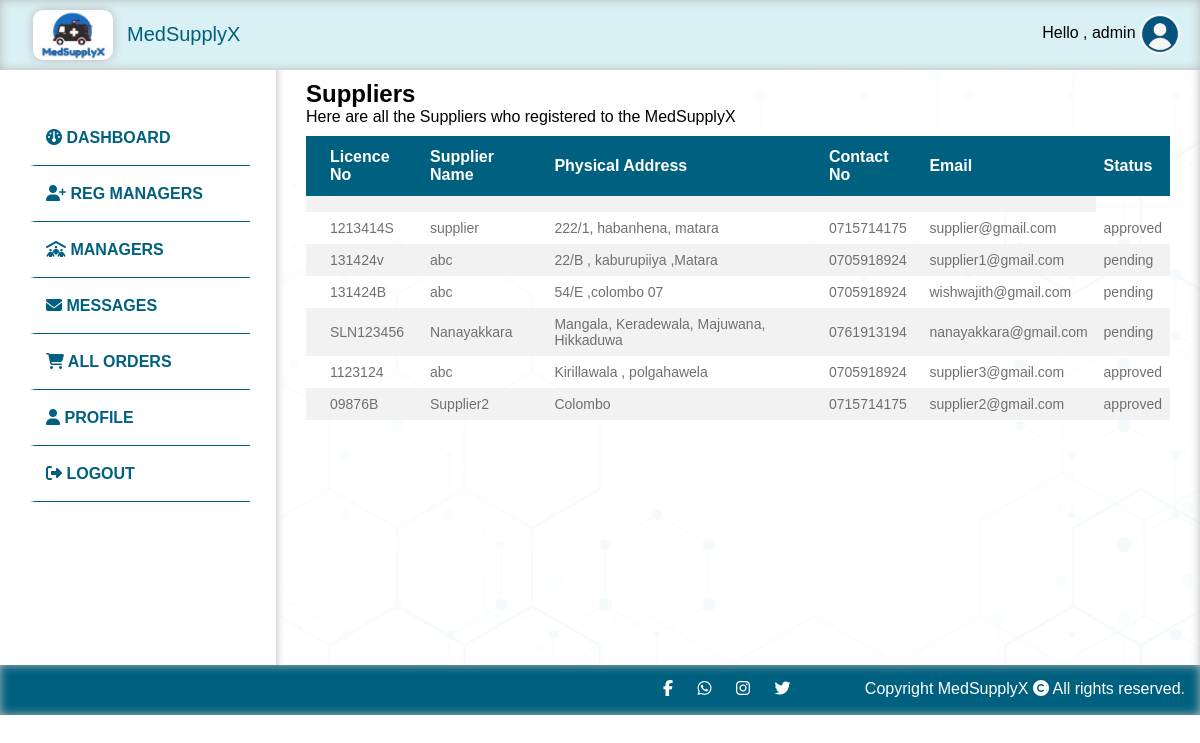
Screenshot of /admins/all_suppliers (signed in) with the database file from the repository.
### tables this page shows
CREATE TABLE `supplierregistration` (
  `id` int(11) NOT NULL,
  `name` varchar(100) NOT NULL,
  `address` varchar(100) NOT NULL,
  `phone` varchar(100) NOT NULL,
  `licenceno` varchar(100) NOT NULL,
  `email` varchar(100) NOT NULL,
  `password` varchar(100) NOT NULL,
  `licence` varchar(100) NOT NULL,
  `status` varchar(20) NOT NULL DEFAULT 'pending',
  `reason` varchar(255) NOT NULL
);

### app/controllers/Admins.php (called while the page is built, shortened)
<?php
class Admins extends Controller
{
    public $adminModel;
    public function __construct()
    {
        $this->adminModel = $this->model('Admin');
    }
    public function all_suppliers()
    {
        $allSuppliers = $this->adminModel->getSupplierRegistration();
        $data = [
            'allSuppliers' => $allSuppliers
        ];
        $this->view('admin/all_suppliers', $data);
    }
}

### app/libraries/Core.php (called while the page is built, shortened)
<?php
    class Core {
        protected $currentMethod = 'index';
        public function __construct() {
            $url = $this->getUrl();
            if(isset($url[0])){
            if(file_exists('../app/controllers/' . ucwords($url[0]) . '.php')) {
                unset($url[0]);
            }
        }
            $this->currentController = new $this->currentController;
            if(isset($url[1])) {
                if(method_exists($this->currentController, $url[1])) {
                    $this->currentMethod = $url[1];
                    unset($url[1]);
                }
            }
            $this->params = $url ? array_values($url) : [];
            call_user_func_array([$this->currentController, $this->currentMethod], $this->params);
      }
       public function getUrl() {
           if(isset($_GET['url'])) {
               $url = rtrim($_GET['url'], '/');
               $url = filter_var($url, FILTER_SANITIZE_URL);
               $url = explode('/', $url);
               return $url;
           }
       }
    }
    ?>

### public/index.php (called while the page is built, shortened)
<?php
    $init = new Core;
?>

### app/libraries/Database.php (called while the page is built, shortened)
<?php
class Database {
    private $host = DB_HOST;
    private $user = DB_USER;
    private $pass = DB_PASS;
    private $dbname= DB_NAME;
    private $dbh;
    private $stmt;
    public function __construct(){
        $dsn = 'mysql:host=' . $this->host . ';dbname=' . $this->dbname;
        $options = array(
            PDO::ATTR_PERSISTENT => true,
            PDO::ATTR_ERRMODE => PDO::ERRMODE_EXCEPTION
        );
        try{
            $this->dbh = new PDO($dsn, $this->user, $this->pass, $options);
        } catch(PDOException $e){
            $this->error = $e->getMessage();
            echo $this->error;
        }
    }
    public function query($sql){
        $this->stmt = $this->dbh->prepare($sql);
    }
    public function execute(){
        return $this->stmt->execute();
    }
    public function resultSet(){
        $this->execute();
        return $this->stmt->fetchAll(PDO::FETCH_OBJ);
    }
}

### app/models/Admin.php (called while the page is built, shortened)
<?php
class Admin
{
    private $db;
    public function __construct()
    {
        $this->db = new Database;
    }
    public function getSupplierRegistration()
    {
        $this->db->query("SELECT * FROM supplierregistration");
        $results = $this->db->resultSet();
        return $results;
    }
}

### app/views/admin/all_suppliers.php (the view, shortened to what this page needs)
<DOCTYPE html>
    <html lang="en">
    <head>
        <link rel="stylesheet" href="<?php echo URLROOT ?>/public/css/style.css">
    </head>
    <body>
        <?php require APPROOT . '/views/inc/header.php'; ?>
        <?php require APPROOT . '/views/inc/admin_sidebar.php'; ?>
        <div class="content">
            <h2 class="anim"> Suppliers </h2>
            <p class="anim"> Here are all the Suppliers who registered to the MedSupplyX </p>
            <div class="anim">
                <table class="customers">
                    <tr>
                        <th> </th>
                        <th> Licence No </th>
                        <th> Supplier Name </th>
                        <th> Physical Address </th>
                        <th> Contact No </th>
                        <th> Email </th>
                        <th> Status</th>
                    </tr>
                    <tr>
                        <td> </td>
                        <td> </td>
                        <td> </td>
                        <td> </td>
                        <td> </td>
                        <td> </td>
                    </tr>
                    <?php foreach ($data['allSuppliers'] as $allSuppliers) : ?>
                        <tr>
                            <td> </td>
                            <td> <?php echo $allSuppliers->licenceno; ?> </td>
                            <td> <?php echo $allSuppliers->name; ?> </td>
                            <td> <?php echo $allSuppliers->address; ?> </td>
                            <td> <?php echo $allSuppliers->phone; ?> </td>
                            <td> <?php echo $allSuppliers->email; ?> </td>
                            <td> <?php echo $allSuppliers->status; ?> </td>
                        <?php endforeach; ?>
                        </tr>
                </table>
            </div>
        </div>
        </div>
        <?php require APPROOT . '/views/inc/footer.php'; ?>
    </body>
    </html>

### public/css/style.css (style rules this page uses)
* { box-sizing: border-box; margin: 0; }
body { font-family:Arial, Helvetica, sans-serif; min-height: 100vh; }
.content { background: rgb(255,255,255); background: linear-gradient(90deg, rgba(255,255,255,1) 0%, rgb(235, 252, 255) 100%); padding: 30px; flex: 1; margin-top: 50px; background-repeat: no-repeat; background-size: cover; box-shadow: 0px 10px 10px rgb(185, 185, 185) inset; background-image: url(../img/background.png); }
.anim { animation: 2s anim-lineUp ease-out; }
.customers { font-family: Arial, Helvetica, sans-serif; border-collapse: collapse; width: 100%; margin-top: 10px; }
.customers td, .customers th { border: 0px solid #ddd; padding: 8px; color:#707070; }
.customers td { font-size: 14px; }
.customers tr:nth-child(even) { background-color: #f2f2f2; }
.customers th { padding-top: 12px; padding-bottom: 12px; text-align: left; background-color: #00607F; color: white; }

### rows the page displays
supplierregistration: licenceno "1213414S", name "supplier", address "222/1, habanhena, matara", phone "0715714175", email "supplier@gmail.com", status "approved"
supplierregistration: licenceno "131424v", name "abc", address "22/B , kaburupiiya ,Matara", phone "0705918924", email "supplier1@gmail.com", status "pending"
supplierregistration: licenceno "131424B", name "abc", address "54/E ,colombo 07", phone "0705918924", email "wishwajith@gmail.com", status "pending"
supplierregistration: licenceno "SLN123456", name "Nanayakkara", address "Mangala, Keradewala, Majuwana, Hikkaduwa", phone "0761913194", email "nanayakkara@gmail.com", status "pending"
supplierregistration: licenceno "1123124", name "abc", address "Kirillawala , polgahawela", phone "0705918924", email "supplier3@gmail.com", status "approved"
supplierregistration: licenceno "09876B", name "Supplier2", address "Colombo", phone "0715714175", email "supplier2@gmail.com", status "approved"

### other values shown
$_SESSION['USER_DATA']['name'] "admin"
